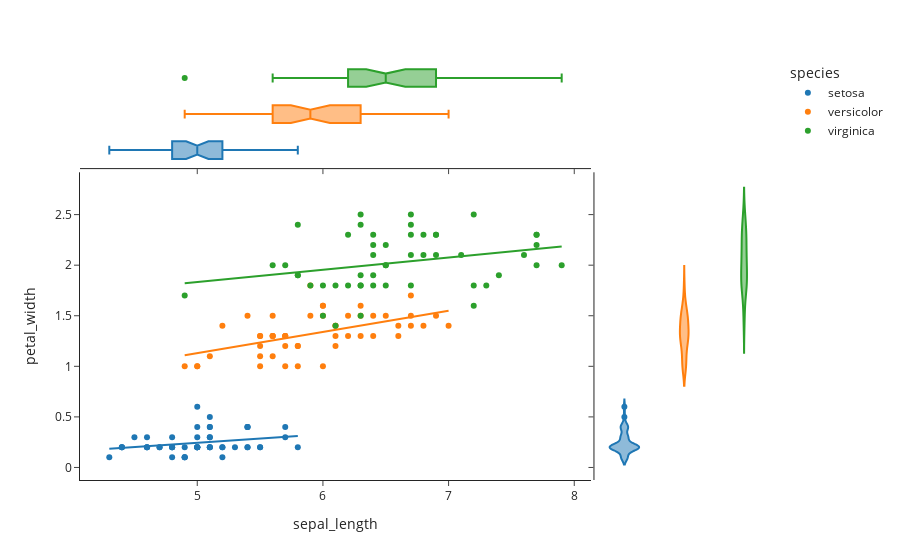

This figure's notebook cell:
### Code cell
fig=px.scatter(iris_df, x='sepal_length', y='petal_width',
               color='species', marginal_y='violin',
               marginal_x='box', trendline='ols', template='simple_white')
fig.show()

### Figure 1 — Plotly figure (JSON) as saved in the notebook; plotly's stock layout.template omitted (floating-point values rounded to 4 significant figures)
{"data": [{"hovertemplate": "species=setosa<br>sepal_length=%{x}<br>petal_width=%{y}<extra></extra>", "legendgroup": "setosa", "marker": {"color": "#1F77B4", "symbol": "circle"}, "mode": "markers", "name": "setosa", "orientation": "v", "showlegend": true, "type": "scatter", "x": [5.1, 4.9, 4.7, 4.6, 5, 5.4, 4.6, 5, 4.4, 4.9, 5.4, 4.8, 4.8, 4.3, 5.8, 5.7, 5.4, 5.1, 5.7, 5.1, 5.4, 5.1, 4.6, 5.1, 4.8, 5, 5, 5.2, 5.2, 4.7, 4.8, 5.4, 5.2, 5.5, 4.9, 5, 5.5, 4.9, 4.4, 5.1, 5, 4.5, 4.4, 5, 5.1, 4.8, 5.1, 4.6, 5.3, 5], "xaxis": "x", "y": [0.2, 0.2, 0.2, 0.2, 0.2, 0.4, 0.3, 0.2, 0.2, 0.1, 0.2, 0.2, 0.1, 0.1, 0.2, 0.4, 0.4, 0.3, 0.3, 0.3, 0.2, 0.4, 0.2, 0.5, 0.2, 0.2, 0.4, 0.2, 0.2, 0.2, 0.2, 0.4, 0.1, 0.2, 0.1, 0.2, 0.2, 0.1, 0.2, 0.2, 0.3, 0.3, 0.2, 0.6, 0.4, 0.3, 0.2, 0.2, 0.2, 0.2], "yaxis": "y"}, {"alignmentgroup": "True", "hovertemplate": "species=setosa<br>sepal_length=%{x}<extra></extra>", "legendgroup": "setosa", "marker": {"color": "#1F77B4", "symbol": "circle"}, "name": "setosa", "notched": true, "offsetgroup": "setosa", "showlegend": false, "type": "box", "x": [5.1, 4.9, 4.7, 4.6, 5, 5.4, 4.6, 5, 4.4, 4.9, 5.4, 4.8, 4.8, 4.3, 5.8, 5.7, 5.4, 5.1, 5.7, 5.1, 5.4, 5.1, 4.6, 5.1, 4.8, 5, 5, 5.2, 5.2, 4.7, 4.8, 5.4, 5.2, 5.5, 4.9, 5, 5.5, 4.9, 4.4, 5.1, 5, 4.5, 4.4, 5, 5.1, 4.8, 5.1, 4.6, 5.3, 5], "xaxis": "x3", "yaxis": "y3"}, {"alignmentgroup": "True", "hovertemplate": "species=setosa<br>petal_width=%{y}<extra></extra>", "legendgroup": "setosa", "marker": {"color": "#1F77B4", "symbol": "circle"}, "name": "setosa", "offsetgroup": "setosa", "scalegroup": "y", "showlegend": false, "type": "violin", "xaxis": "x2", "y": [0.2, 0.2, 0.2, 0.2, 0.2, 0.4, 0.3, 0.2, 0.2, 0.1, 0.2, 0.2, 0.1, 0.1, 0.2, 0.4, 0.4, 0.3, 0.3, 0.3, 0.2, 0.4, 0.2, 0.5, 0.2, 0.2, 0.4, 0.2, 0.2, 0.2, 0.2, 0.4, 0.1, 0.2, 0.1, 0.2, 0.2, 0.1, 0.2, 0.2, 0.3, 0.3, 0.2, 0.6, 0.4, 0.3, 0.2, 0.2, 0.2, 0.2], "yaxis": "y2"}, {"hovertemplate": "<b>OLS trendline</b><br>petal_width = 0.0848855 * sepal_length + -0.180937<br>R<sup>2</sup>=0.077892<br><br>species=setosa<br>sepal_length=%{x}<br>petal_width=%{y} <b>(trend)</b><extra></extra>", "legendgroup": "setosa", "marker": {"color": "#1F77B4", "symbol": "circle"}, "mode": "lines", "name": "setosa", "showlegend": false, "type": "scatter", "x": [4.3, 4.4, 4.4, 4.4, 4.5, 4.6, 4.6, 4.6, 4.6, 4.7, 4.7, 4.8, 4.8, 4.8, 4.8, 4.8, 4.9, 4.9, 4.9, 4.9, 5, 5, 5, 5, 5, 5, 5, 5, 5.1, 5.1, 5.1, 5.1, 5.1, 5.1, 5.1, 5.1, 5.2, 5.2, 5.2, 5.3, 5.4, 5.4, 5.4, 5.4, 5.4, 5.5, 5.5, 5.7, 5.7, 5.8], "xaxis": "x", "y": [0.1841, 0.1926, 0.1926, 0.1926, 0.201, 0.2095, 0.2095, 0.2095, 0.2095, 0.218, 0.218, 0.2265, 0.2265, 0.2265, 0.2265, 0.2265, 0.235, 0.235, 0.235, 0.235, 0.2435, 0.2435, 0.2435, 0.2435, 0.2435, 0.2435, 0.2435, 0.2435, 0.252, 0.252, 0.252, 0.252, 0.252, 0.252, 0.252, 0.252, 0.2605, 0.2605, 0.2605, 0.269, 0.2774, 0.2774, 0.2774, 0.2774, 0.2774, 0.2859, 0.2859, 0.3029, 0.3029, 0.3114], "yaxis": "y"}, {"hovertemplate": "species=versicolor<br>sepal_length=%{x}<br>petal_width=%{y}<extra></extra>", "legendgroup": "versicolor", "marker": {"color": "#FF7F0E", "symbol": "circle"}, "mode": "markers", "name": "versicolor", "orientation": "v", "showlegend": true, "type": "scatter", "x": [7, 6.4, 6.9, 5.5, 6.5, 5.7, 6.3, 4.9, 6.6, 5.2, 5, 5.9, 6, 6.1, 5.6, 6.7, 5.6, 5.8, 6.2, 5.6, 5.9, 6.1, 6.3, 6.1, 6.4, 6.6, 6.8, 6.7, 6, 5.7, 5.5, 5.5, 5.8, 6, 5.4, 6, 6.7, 6.3, 5.6, 5.5, 5.5, 6.1, 5.8, 5, 5.6, 5.7, 5.7, 6.2, 5.1, 5.7], "xaxis": "x", "y": [1.4, 1.5, 1.5, 1.3, 1.5, 1.3, 1.6, 1, 1.3, 1.4, 1, 1.5, 1, 1.4, 1.3, 1.4, 1.5, 1, 1.5, 1.1, 1.8, 1.3, 1.5, 1.2, 1.3, 1.4, 1.4, 1.7, 1.5, 1, 1.1, 1, 1.2, 1.6, 1.5, 1.6, 1.5, 1.3, 1.3, 1.3, 1.2, 1.4, 1.2, 1, 1.3, 1.2, 1.3, 1.3, 1.1, 1.3], "yaxis": "y"}, {"alignmentgroup": "True", "hovertemplate": "species=versicolor<br>sepal_length=%{x}<extra></extra>", "legendgroup": "versicolor", "marker": {"color": "#FF7F0E", "symbol": "circle"}, "name": "versicolor", "notched": true, "offsetgroup": "versicolor", "showlegend": false, "type": "box", "x": [7, 6.4, 6.9, 5.5, 6.5, 5.7, 6.3, 4.9, 6.6, 5.2, 5, 5.9, 6, 6.1, 5.6, 6.7, 5.6, 5.8, 6.2, 5.6, 5.9, 6.1, 6.3, 6.1, 6.4, 6.6, 6.8, 6.7, 6, 5.7, 5.5, 5.5, 5.8, 6, 5.4, 6, 6.7, 6.3, 5.6, 5.5, 5.5, 6.1, 5.8, 5, 5.6, 5.7, 5.7, 6.2, 5.1, 5.7], "xaxis": "x3", "yaxis": "y3"}, {"alignmentgroup": "True", "hovertemplate": "species=versicolor<br>petal_width=%{y}<extra></extra>", "legendgroup": "versicolor", "marker": {"color": "#FF7F0E", "symbol": "circle"}, "name": "versicolor", "offsetgroup": "versicolor", "scalegroup": "y", "showlegend": false, "type": "violin", "xaxis": "x2", "y": [1.4, 1.5, 1.5, 1.3, 1.5, 1.3, 1.6, 1, 1.3, 1.4, 1, 1.5, 1, 1.4, 1.3, 1.4, 1.5, 1, 1.5, 1.1, 1.8, 1.3, 1.5, 1.2, 1.3, 1.4, 1.4, 1.7, 1.5, 1, 1.1, 1, 1.2, 1.6, 1.5, 1.6, 1.5, 1.3, 1.3, 1.3, 1.2, 1.4, 1.2, 1, 1.3, 1.2, 1.3, 1.3, 1.1, 1.3], "yaxis": "y2"}, {"hovertemplate": "<b>OLS trendline</b><br>petal_width = 0.209357 * sepal_length + 0.0832557<br>R<sup>2</sup>=0.298620<br><br>species=versicolor<br>sepal_length=%{x}<br>petal_width=%{y} <b>(trend)</b><extra></extra>", "legendgroup": "versicolor", "marker": {"color": "#FF7F0E", "symbol": "circle"}, "mode": "lines", "name": "versicolor", "showlegend": false, "type": "scatter", "x": [4.9, 5, 5, 5.1, 5.2, 5.4, 5.5, 5.5, 5.5, 5.5, 5.5, 5.6, 5.6, 5.6, 5.6, 5.6, 5.7, 5.7, 5.7, 5.7, 5.7, 5.8, 5.8, 5.8, 5.9, 5.9, 6, 6, 6, 6, 6.1, 6.1, 6.1, 6.1, 6.2, 6.2, 6.3, 6.3, 6.3, 6.4, 6.4, 6.5, 6.6, 6.6, 6.7, 6.7, 6.7, 6.8, 6.9, 7], "xaxis": "x", "y": [1.109, 1.13, 1.13, 1.151, 1.172, 1.214, 1.235, 1.235, 1.235, 1.235, 1.235, 1.256, 1.256, 1.256, 1.256, 1.256, 1.277, 1.277, 1.277, 1.277, 1.277, 1.298, 1.298, 1.298, 1.318, 1.318, 1.339, 1.339, 1.339, 1.339, 1.36, 1.36, 1.36, 1.36, 1.381, 1.381, 1.402, 1.402, 1.402, 1.423, 1.423, 1.444, 1.465, 1.465, 1.486, 1.486, 1.486, 1.507, 1.528, 1.549], "yaxis": "y"}, {"hovertemplate": "species=virginica<br>sepal_length=%{x}<br>petal_width=%{y}<extra></extra>", "legendgroup": "virginica", "marker": {"color": "#2CA02C", "symbol": "circle"}, "mode": "markers", "name": "virginica", "orientation": "v", "showlegend": true, "type": "scatter", "x": [6.3, 5.8, 7.1, 6.3, 6.5, 7.6, 4.9, 7.3, 6.7, 7.2, 6.5, 6.4, 6.8, 5.7, 5.8, 6.4, 6.5, 7.7, 7.7, 6, 6.9, 5.6, 7.7, 6.3, 6.7, 7.2, 6.2, 6.1, 6.4, 7.2, 7.4, 7.9, 6.4, 6.3, 6.1, 7.7, 6.3, 6.4, 6, 6.9, 6.7, 6.9, 5.8, 6.8, 6.7, 6.7, 6.3, 6.5, 6.2, 5.9], "xaxis": "x", "y": [2.5, 1.9, 2.1, 1.8, 2.2, 2.1, 1.7, 1.8, 1.8, 2.5, 2, 1.9, 2.1, 2, 2.4, 2.3, 1.8, 2.2, 2.3, 1.5, 2.3, 2, 2, 1.8, 2.1, 1.8, 1.8, 1.8, 2.1, 1.6, 1.9, 2, 2.2, 1.5, 1.4, 2.3, 2.4, 1.8, 1.8, 2.1, 2.4, 2.3, 1.9, 2.3, 2.5, 2.3, 1.9, 2, 2.3, 1.8], "yaxis": "y"}, {"alignmentgroup": "True", "hovertemplate": "species=virginica<br>sepal_length=%{x}<extra></extra>", "legendgroup": "virginica", "marker": {"color": "#2CA02C", "symbol": "circle"}, "name": "virginica", "notched": true, "offsetgroup": "virginica", "showlegend": false, "type": "box", "x": [6.3, 5.8, 7.1, 6.3, 6.5, 7.6, 4.9, 7.3, 6.7, 7.2, 6.5, 6.4, 6.8, 5.7, 5.8, 6.4, 6.5, 7.7, 7.7, 6, 6.9, 5.6, 7.7, 6.3, 6.7, 7.2, 6.2, 6.1, 6.4, 7.2, 7.4, 7.9, 6.4, 6.3, 6.1, 7.7, 6.3, 6.4, 6, 6.9, 6.7, 6.9, 5.8, 6.8, 6.7, 6.7, 6.3, 6.5, 6.2, 5.9], "xaxis": "x3", "yaxis": "y3"}, {"alignmentgroup": "True", "hovertemplate": "species=virginica<br>petal_width=%{y}<extra></extra>", "legendgroup": "virginica", "marker": {"color": "#2CA02C", "symbol": "circle"}, "name": "virginica", "offsetgroup": "virginica", "scalegroup": "y", "showlegend": false, "type": "violin", "xaxis": "x2", "y": [2.5, 1.9, 2.1, 1.8, 2.2, 2.1, 1.7, 1.8, 1.8, 2.5, 2, 1.9, 2.1, 2, 2.4, 2.3, 1.8, 2.2, 2.3, 1.5, 2.3, 2, 2, 1.8, 2.1, 1.8, 1.8, 1.8, 2.1, 1.6, 1.9, 2, 2.2, 1.5, 1.4, 2.3, 2.4, 1.8, 1.8, 2.1, 2.4, 2.3, 1.9, 2.3, 2.5, 2.3, 1.9, 2, 2.3, 1.8], "yaxis": "y2"}, {"hovertemplate": "<b>OLS trendline</b><br>petal_width = 0.121416 * sepal_length + 1.22611<br>R<sup>2</sup>=0.079022<br><br>species=virginica<br>sepal_length=%{x}<br>petal_width=%{y} <b>(trend)</b><extra></extra>", "legendgroup": "virginica", "marker": {"color": "#2CA02C", "symbol": "circle"}, "mode": "lines", "name": "virginica", "showlegend": false, "type": "scatter", "x": [4.9, 5.6, 5.7, 5.8, 5.8, 5.8, 5.9, 6, 6, 6.1, 6.1, 6.2, 6.2, 6.3, 6.3, 6.3, 6.3, 6.3, 6.3, 6.4, 6.4, 6.4, 6.4, 6.4, 6.5, 6.5, 6.5, 6.5, 6.7, 6.7, 6.7, 6.7, 6.7, 6.8, 6.8, 6.9, 6.9, 6.9, 7.1, 7.2, 7.2, 7.2, 7.3, 7.4, 7.6, 7.7, 7.7, 7.7, 7.7, 7.9], "xaxis": "x", "y": [1.821, 1.906, 1.918, 1.93, 1.93, 1.93, 1.942, 1.955, 1.955, 1.967, 1.967, 1.979, 1.979, 1.991, 1.991, 1.991, 1.991, 1.991, 1.991, 2.003, 2.003, 2.003, 2.003, 2.003, 2.015, 2.015, 2.015, 2.015, 2.04, 2.04, 2.04, 2.04, 2.04, 2.052, 2.052, 2.064, 2.064, 2.064, 2.088, 2.1, 2.1, 2.1, 2.112, 2.125, 2.149, 2.161, 2.161, 2.161, 2.161, 2.185], "yaxis": "y"}], "layout": {"legend": {"title": {"text": "species"}, "tracegroupgap": 0}, "margin": {"t": 60}, "xaxis": {"anchor": "y", "domain": [0, 0.7363], "title": {"text": "sepal_length"}}, "xaxis2": {"anchor": "y2", "domain": [0.7413, 1], "matches": "x2", "showline": false, "showticklabels": false, "ticks": ""}, "xaxis3": {"anchor": "y3", "domain": [0, 0.7363], "matches": "x", "showticklabels": false}, "xaxis4": {"anchor": "y4", "domain": [0.7413, 1], "matches": "x2", "showline": false, "showticklabels": false, "ticks": ""}, "yaxis": {"anchor": "x", "domain": [0, 0.7326], "title": {"text": "petal_width"}}, "yaxis2": {"anchor": "x2", "domain": [0, 0.7326], "matches": "y", "showticklabels": false}, "yaxis3": {"anchor": "x3", "domain": [0.7426, 1], "matches": "y3", "showline": false, "showticklabels": false, "ticks": ""}, "yaxis4": {"anchor": "x4", "domain": [0.7426, 1], "matches": "y3", "showline": false, "showticklabels": false, "ticks": ""}}}
